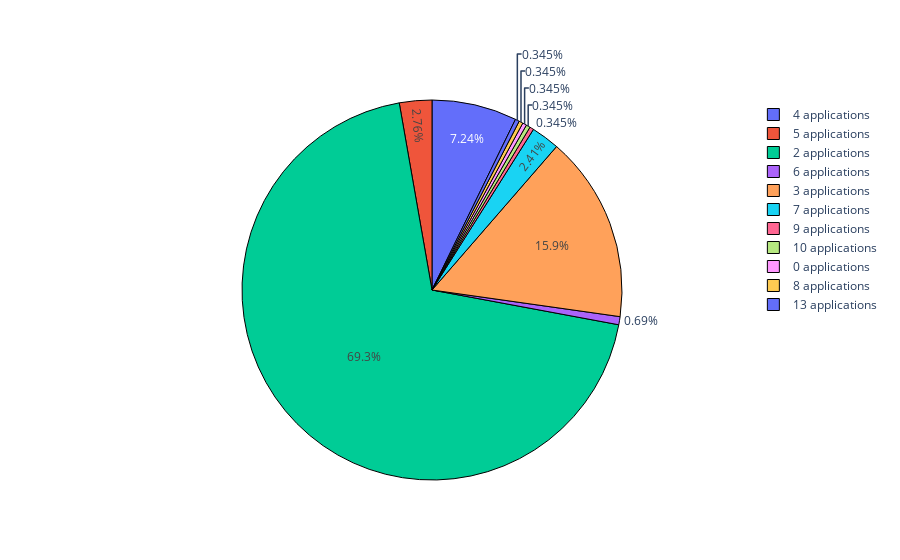

This figure's notebook cell:
### Markdown cell above
### 2.2 Distribution among multiple applications

### Code cell
# Get number of applications
n_applications = []
n_substances = []
for n_application in substance_applications['Number of applications'].unique():
    # Skip if only one application
    if n_application == 1:
        continue

    # Get number of substances
    mask = substance_applications['Number of applications'] == n_application
    number = len(substance_applications[mask])

    # Append to containers
    n_applications.append(n_application)
    n_substances.append(number)

# Create figure
fig = go.Figure()
colours = plotly.colors.qualitative.Plotly
n_colours = len(n_substances)

fig.add_trace(go.Pie(
    labels=['%s applications' % str(n) for n in n_applications],
    values=n_substances,
    sort=False,
    marker=dict(
        colors=colours[:n_colours], 
        line=dict(color='#000000', width=1))))
fig.show()

### Figure 1 — Plotly figure (JSON) as saved in the notebook; plotly's stock layout.template omitted (floating-point values rounded to 4 significant figures)
{"data": [{"labels": ["4 applications", "5 applications", "2 applications", "6 applications", "3 applications", "7 applications", "9 applications", "10 applications", "0 applications", "8 applications", "13 applications"], "marker": {"colors": ["#636EFA", "#EF553B", "#00CC96", "#AB63FA", "#FFA15A", "#19D3F3", "#FF6692", "#B6E880", "#FF97FF", "#FECB52"], "line": {"color": "#000000", "width": 1}}, "sort": false, "type": "pie", "values": [21, 8, 201, 2, 46, 7, 1, 1, 1, 1, 1]}], "layout": {}}
